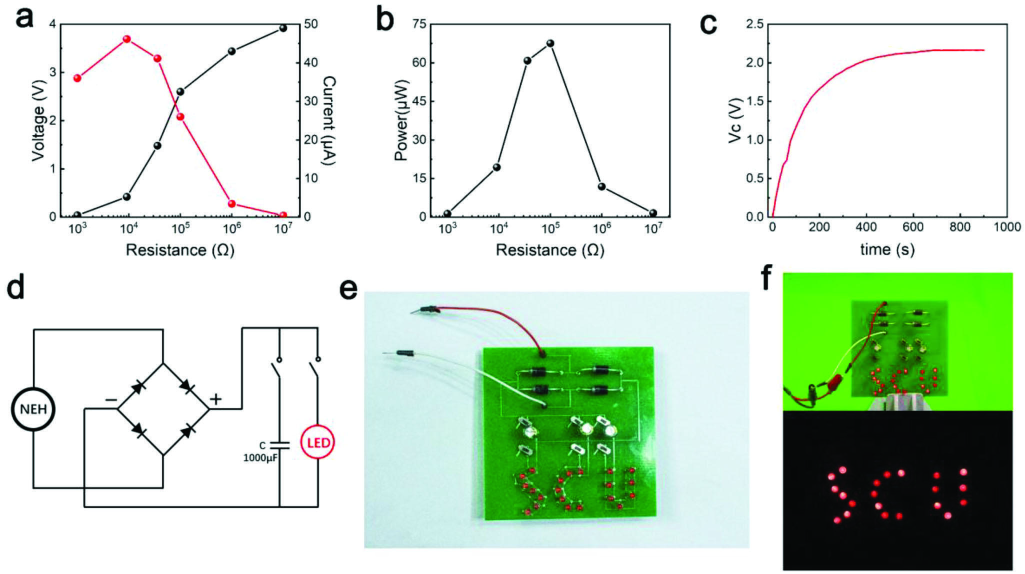
#> input picture code/source_data/duan_figure5.png, 2050 x 1148 px (shown at 1/2 size)
$ python empirical_analysis.py
#> lines starting #> are read from the running program, lines starting #| are printed output that depends on the picture
"""Retrospective model comparison using a digitized published charging trace."""
from pathlib import Path
import csv
import hashlib
import json
import numpy as np
from PIL import Image
from scipy.optimize import least_squares
import matplotlib
matplotlib.use('Agg')
import matplotlib.pyplot as plt

ROOT=Path(__file__).resolve().parent
SOURCE=ROOT/'source_data'/'duan_figure5.png'
OUT=ROOT/'extended_results';OUT.mkdir(exist_ok=True)
FIG=ROOT/'revised_figures'

def energy_model(t, plateau, tau):
    return plateau*np.sqrt(-np.expm1(-np.asarray(t)/tau))

def voltage_model(t, plateau, tau):
    return plateau*(-np.expm1(-np.asarray(t)/tau))

def digitize():
    """Read median red-line height near each chosen time; original embedded image."""
    im=np.asarray(Image.open(SOURCE).convert('RGB')).astype(float)
    # Coordinates refer to the original 2050 x 1148 pixel Figure 5 image.
    x0,x1000,y0,y25=1545.0,2014.0,433.5,47.5
    points=[]
    for t in range(50,901,50):
        x=x0+t*(x1000-x0)/1000
        cols=range(round(x)-1,round(x)+2)
        ys=[]
        for col in cols:
            rgb=im[60:434,col,:]
            mask=(rgb[:,0]>150)&(rgb[:,0]-rgb[:,1]>65)&(rgb[:,0]-rgb[:,2]>40)
            found=np.where(mask)[0]+60
            if len(found):ys.append(float(np.median(found)))
        if not ys:raise ValueError(f'No red curve at {t} seconds')
        y=float(np.median(ys))
        points.append(dict(time_s=t,pixel_x=x,pixel_y=y,
            voltage_v=(y0-y)*2.5/(y0-y25),split='fit' if t<=300 else 'check'))
#> after the loop, points = 18 items
    with (OUT/'published_trace.csv').open('w',newline='',encoding='utf-8') as f:
        w=csv.DictWriter(f,fieldnames=points[0]);w.writeheader();w.writerows(points)
    meta={'source':'Duan et al. (2023), DOI 10.1002/aelm.202300348, Figure 5(c)',
      'url':'https://eprints.gla.ac.uk/302236/2/302236.pdf',
      'source_pdf_page':7,'embedded_image':'Im6.jpg','image_size':[2050,1148],
      'image_sha256':hashlib.sha256(SOURCE.read_bytes()).hexdigest(),
      'axis_pixels':{'t0':x0,'t1000':x1000,'V0':y0,'V2_5':y25},
      'digitization_tolerance_V':0.02,'digitization_tolerance_s':5,
      'reported_conditions':{'capacitance_F':0.001,'sound_frequency_Hz':200,'sound_level_dB':100},
      'method':'Median red-line height in three columns; 18 readings spaced 50 s; no raw observations or replicates supplied.'}
    (OUT/'digitization_metadata.json').write_text(json.dumps(meta,indent=2),encoding='utf-8')
    return points

def fit_one(fn,t,y):
    # Log parameters keep both positive. Multiple starts check optimization stability.
    fits=[least_squares(lambda z:fn(t,*np.exp(z))-y,np.log(start),
          bounds=(np.log([.2,1]),np.log([20,100000])),xtol=1e-12,ftol=1e-12,gtol=1e-12)
          for start in [(2.2,150),(3,600),(5,1500)]]
    fit=min(fits,key=lambda f:float(np.sum(f.fun**2)))
    return np.exp(fit.x)

def analyse():
    points=digitize()
#> points = 18 items
    t=np.array([r['time_s'] for r in points],float)
#> t = 18 values from 50 to 900
    y=np.array([r['voltage_v'] for r in points])
#> y = 18 values from 0.693 to 2.16
    train=t<=300;check=~train
    rows=[];pred=[]
    for name,fn in [('Energy balance',energy_model),('Voltage-limited',voltage_model)]:
        pars=fit_one(fn,t[train],y[train]);v=fn(t,*pars)
        row={'model':name,'plateau_V':float(pars[0]),'time_constant_s':float(pars[1]),
          'fit_RMSE_V':float(np.sqrt(np.mean((v[train]-y[train])**2))),
          'check_RMSE_V':float(np.sqrt(np.mean((v[check]-y[check])**2))),
          'check_max_abs_error_V':float(np.max(np.abs(v[check]-y[check]))),
          'prediction_900s_V':float(fn(900,*pars)),
          'parameter_at_bound':bool(np.any(np.isclose(pars,[20,100000],rtol=.001)))}
        if name=='Energy balance':
            row['effective_net_power_uW']=0.001*pars[0]**2/(2*pars[1])*1e6
            row['effective_resistance_kohm']=2*pars[1]/.001/1000
        # Deterministic perturbation, not a statistical confidence interval.
        stress=[]
        for dy in [-.02,0,.02]:
            for dt in [-5,0,5]:
                p=fit_one(fn,t[train]+dt,y[train]+dy)
                stress.append(float(np.sqrt(np.mean((fn(t[check]+dt,*p)-(y[check]+dy))**2))))
        row['digitization_stress_RMSE_range_V']=[min(stress),max(stress)]
        rows.append(row)
        for ti,yi,vi in zip(t,y,v):pred.append({'model':name,'time_s':ti,'digitized_voltage_V':yi,'model_voltage_V':vi,'residual_V':vi-yi,'split':'fit' if ti<=300 else 'check'})
#> this loop made 2 passes
#> pars on passes 1 to 2: [4.72, 1617.9], [2.05, 119.1]
#> after the loop, pred = 36 items; rows = 2 items
    with (OUT/'published_comparison.csv').open('w',newline='',encoding='utf-8') as f:
        w=csv.DictWriter(f,fieldnames=pred[0]);w.writeheader();w.writerows(pred)
    (OUT/'empirical_summary.json').write_text(json.dumps(rows,indent=2),encoding='utf-8')
    plt.rcParams.update({'font.family':'serif','font.serif':['Times New Roman','DejaVu Serif'],'font.size':10,'axes.spines.top':False,'axes.spines.right':False})
    fig,ax=plt.subplots(1,2,figsize=(6.8,2.9),gridspec_kw={'width_ratios':[1.35,1]})
    ax[0].plot(t[train],y[train],'o',color='black',markersize=4,label='Published curve: fitting points')
    ax[0].plot(t[check],y[check],'o',mfc='white',mec='black',markersize=4,label='Published curve: checking points')
    tt=np.linspace(0,900,500)
#> tt = 500 values from 0 to 900
    for i,(r,fn) in enumerate(zip(rows,[energy_model,voltage_model])):
        ax[0].plot(tt,fn(tt,r['plateau_V'],r['time_constant_s']),['--','-'][i],color=['.5','black'][i],label=r['model'])
        ax[1].plot(t,fn(t,r['plateau_V'],r['time_constant_s'])-y,['--','-'][i],color=['.5','black'][i],label=r['model'])
#> this loop made 2 passes
    for a in ax:a.axvline(300,color='.6',lw=.8,ls=':');a.set_xlabel('Time (s)');a.grid(axis='y',alpha=.18)
    ax[0].set_ylabel('Capacitor voltage (V)');ax[0].legend(frameon=False,fontsize=7,loc='lower right')
    ax[1].axhspan(-.02,.02,color='.9');ax[1].axhline(0,color='.6',lw=.7)
    ax[1].set_ylabel('Model minus digitized voltage (V)')
    ax[0].set_title('(a) Charging trace and fitted models',fontsize=10)
    ax[1].set_title('(b) Prediction errors',fontsize=10)
    fig.tight_layout(pad=.5)
    for ext in ['png','pdf']:fig.savefig(FIG/f'published_comparison.{ext}',dpi=320,bbox_inches='tight')
#> this loop made 2 passes
#> pass 1, in analyse, `for ext in ['png','pdf']:fig.savefig(FIG/f'published_comparison.{ext}'..`:
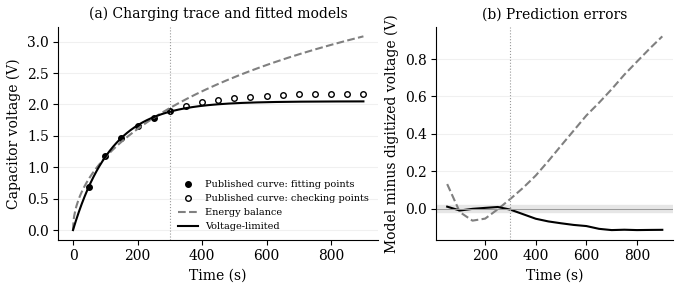
#> figure drawn by matplotlib, 2 panels; panel 1: curve peaks at x = 800, y = 2.16; panel 1: curve peaks at x = 900, y = 3.08; panel 2: curve peaks at x = 900, y = 0.921; panel 2: curve peaks at x = 50, y = 0.00986
    plt.close(fig)
    return rows

if __name__=='__main__':print(json.dumps(analyse(),indent=2))
